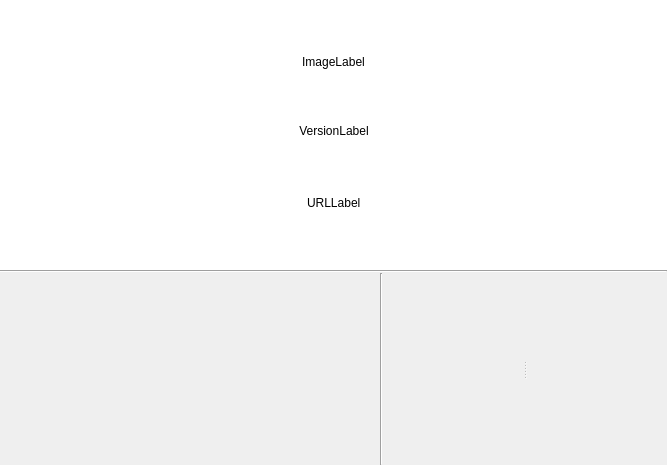
<?xml version="1.0" encoding="UTF-8"?>
<ui version="4.0">
 <class>HomeWidget</class>
 <widget class="QWidget" name="HomeWidget">
  <property name="geometry">
   <rect>
    <x>0</x>
    <y>0</y>
    <width>667</width>
    <height>465</height>
   </rect>
  </property>
  <property name="windowTitle">
   <string notr="true">Form</string>
  </property>
  <layout class="QVBoxLayout" name="verticalLayout">
   <property name="spacing">
    <number>0</number>
   </property>
   <property name="sizeConstraint">
    <enum>QLayout::SetDefaultConstraint</enum>
   </property>
   <property name="margin">
    <number>0</number>
   </property>
   <item>
    <widget class="QFrame" name="UpperFrame">
     <property name="sizePolicy">
      <sizepolicy hsizetype="Expanding" vsizetype="Fixed">
       <horstretch>0</horstretch>
       <verstretch>0</verstretch>
      </sizepolicy>
     </property>
     <property name="minimumSize">
      <size>
       <width>0</width>
       <height>270</height>
      </size>
     </property>
     <property name="maximumSize">
      <size>
       <width>16777215</width>
       <height>270</height>
      </size>
     </property>
     <property name="styleSheet">
      <string notr="true">background-color: white;</string>
     </property>
     <property name="frameShape">
      <enum>QFrame::NoFrame</enum>
     </property>
     <property name="frameShadow">
      <enum>QFrame::Raised</enum>
     </property>
     <property name="lineWidth">
      <number>0</number>
     </property>
     <layout class="QVBoxLayout" name="verticalLayout_2">
      <property name="spacing">
       <number>9</number>
      </property>
      <property name="margin">
       <number>12</number>
      </property>
      <item>
       <widget class="QLabel" name="ImageLabel">
        <property name="sizePolicy">
         <sizepolicy hsizetype="Expanding" vsizetype="Fixed">
          <horstretch>0</horstretch>
          <verstretch>0</verstretch>
         </sizepolicy>
        </property>
        <property name="minimumSize">
         <size>
          <width>0</width>
          <height>0</height>
         </size>
        </property>
        <property name="maximumSize">
         <size>
          <width>16777215</width>
          <height>16777215</height>
         </size>
        </property>
        <property name="styleSheet">
         <string notr="true"/>
        </property>
        <property name="frameShadow">
         <enum>QFrame::Plain</enum>
        </property>
        <property name="lineWidth">
         <number>0</number>
        </property>
        <property name="text">
         <string notr="true">ImageLabel</string>
        </property>
        <property name="alignment">
         <set>Qt::AlignCenter</set>
        </property>
       </widget>
      </item>
      <item>
       <layout class="QHBoxLayout" name="horizontalLayout_2">
        <item>
         <spacer name="horizontalSpacer">
          <property name="orientation">
           <enum>Qt::Horizontal</enum>
          </property>
          <property name="sizeHint" stdset="0">
           <size>
            <width>40</width>
            <height>20</height>
           </size>
          </property>
         </spacer>
        </item>
        <item>
         <widget class="QLabel" name="VersionLabel">
          <property name="sizePolicy">
           <sizepolicy hsizetype="Preferred" vsizetype="Maximum">
            <horstretch>0</horstretch>
            <verstretch>0</verstretch>
           </sizepolicy>
          </property>
          <property name="styleSheet">
           <string notr="true"/>
          </property>
          <property name="text">
           <string notr="true">VersionLabel</string>
          </property>
          <property name="alignment">
           <set>Qt::AlignCenter</set>
          </property>
         </widget>
        </item>
        <item>
         <spacer name="horizontalSpacer_2">
          <property name="orientation">
           <enum>Qt::Horizontal</enum>
          </property>
          <property name="sizeHint" stdset="0">
           <size>
            <width>40</width>
            <height>20</height>
           </size>
          </property>
         </spacer>
        </item>
       </layout>
      </item>
      <item>
       <layout class="QHBoxLayout" name="horizontalLayout_3">
        <item>
         <spacer name="horizontalSpacer_3">
          <property name="orientation">
           <enum>Qt::Horizontal</enum>
          </property>
          <property name="sizeHint" stdset="0">
           <size>
            <width>40</width>
            <height>20</height>
           </size>
          </property>
         </spacer>
        </item>
        <item>
         <widget class="openfluid::ui::common::ClickableLabel" name="URLLabel">
          <property name="sizePolicy">
           <sizepolicy hsizetype="Preferred" vsizetype="Maximum">
            <horstretch>0</horstretch>
            <verstretch>0</verstretch>
           </sizepolicy>
          </property>
          <property name="text">
           <string notr="true">URLLabel</string>
          </property>
         </widget>
        </item>
        <item>
         <spacer name="horizontalSpacer_4">
          <property name="orientation">
           <enum>Qt::Horizontal</enum>
          </property>
          <property name="sizeHint" stdset="0">
           <size>
            <width>40</width>
            <height>20</height>
           </size>
          </property>
         </spacer>
        </item>
       </layout>
      </item>
     </layout>
    </widget>
   </item>
   <item>
    <widget class="QFrame" name="frame_2">
     <property name="sizePolicy">
      <sizepolicy hsizetype="Expanding" vsizetype="Fixed">
       <horstretch>0</horstretch>
       <verstretch>0</verstretch>
      </sizepolicy>
     </property>
     <property name="frameShape">
      <enum>QFrame::HLine</enum>
     </property>
     <property name="frameShadow">
      <enum>QFrame::Sunken</enum>
     </property>
    </widget>
   </item>
   <item>
    <layout class="QHBoxLayout" name="horizontalLayout" stretch="0,0,1">
     <property name="spacing">
      <number>0</number>
     </property>
     <item>
      <widget class="QFrame" name="ButtonsFrame">
       <property name="sizePolicy">
        <sizepolicy hsizetype="Fixed" vsizetype="Preferred">
         <horstretch>0</horstretch>
         <verstretch>0</verstretch>
        </sizepolicy>
       </property>
       <property name="minimumSize">
        <size>
         <width>380</width>
         <height>0</height>
        </size>
       </property>
       <property name="maximumSize">
        <size>
         <width>380</width>
         <height>16777215</height>
        </size>
       </property>
       <property name="frameShape">
        <enum>QFrame::NoFrame</enum>
       </property>
       <property name="frameShadow">
        <enum>QFrame::Raised</enum>
       </property>
       <property name="lineWidth">
        <number>0</number>
       </property>
      </widget>
     </item>
     <item>
      <widget class="QFrame" name="RecentsLineFrame">
       <property name="frameShape">
        <enum>QFrame::VLine</enum>
       </property>
       <property name="frameShadow">
        <enum>QFrame::Sunken</enum>
       </property>
      </widget>
     </item>
     <item>
      <widget class="QWidget" name="widget" native="true">
       <layout class="QHBoxLayout" name="horizontalLayout_4">
        <property name="margin">
         <number>0</number>
        </property>
        <item>
         <widget class="QSplitter" name="RecentsNewsSplitter">
          <property name="orientation">
           <enum>Qt::Horizontal</enum>
          </property>
          <widget class="QFrame" name="RecentsFrame">
           <property name="sizePolicy">
            <sizepolicy hsizetype="Expanding" vsizetype="Preferred">
             <horstretch>0</horstretch>
             <verstretch>0</verstretch>
            </sizepolicy>
           </property>
           <property name="frameShape">
            <enum>QFrame::NoFrame</enum>
           </property>
           <property name="frameShadow">
            <enum>QFrame::Raised</enum>
           </property>
           <property name="lineWidth">
            <number>0</number>
           </property>
          </widget>
          <widget class="NewslineWidget" name="InfosWidget" native="true">
           <property name="minimumSize">
            <size>
             <width>0</width>
             <height>0</height>
            </size>
           </property>
          </widget>
         </widget>
        </item>
       </layout>
      </widget>
     </item>
    </layout>
   </item>
  </layout>
 </widget>
 <customwidgets>
  <customwidget>
   <class>openfluid::ui::common::ClickableLabel</class>
   <extends>QLabel</extends>
   <header location="global">openfluid/ui/common/ClickableLabel.hpp</header>
  </customwidget>
  <customwidget>
   <class>NewslineWidget</class>
   <extends>QWidget</extends>
   <header>NewslineWidget.hpp</header>
   <container>1</container>
  </customwidget>
 </customwidgets>
 <resources/>
 <connections/>
</ui>
